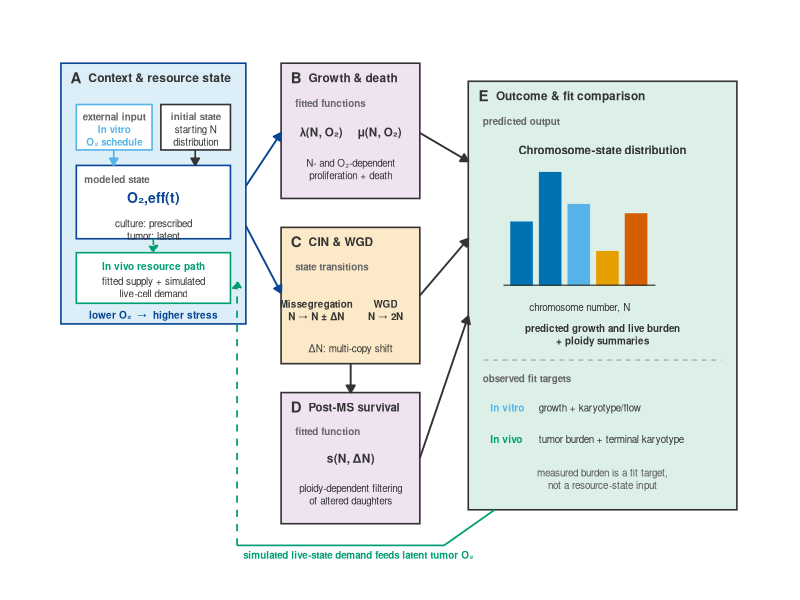
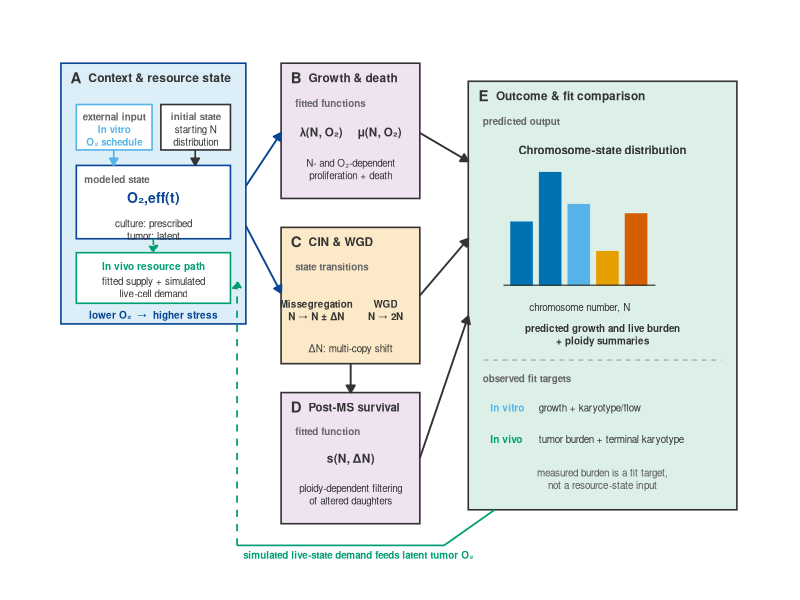
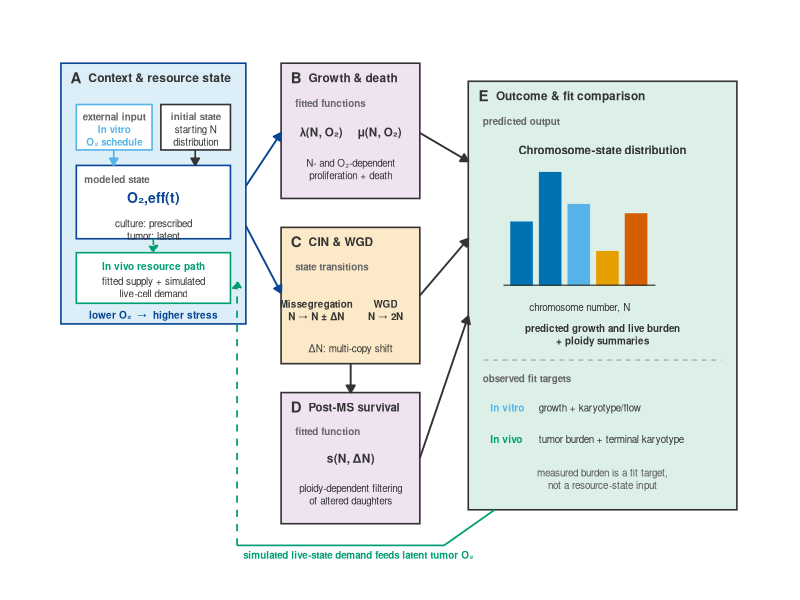
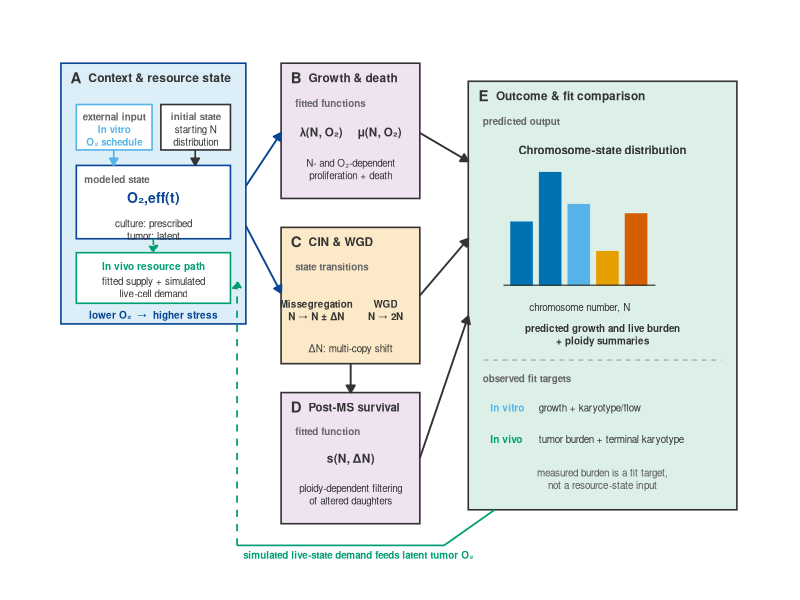
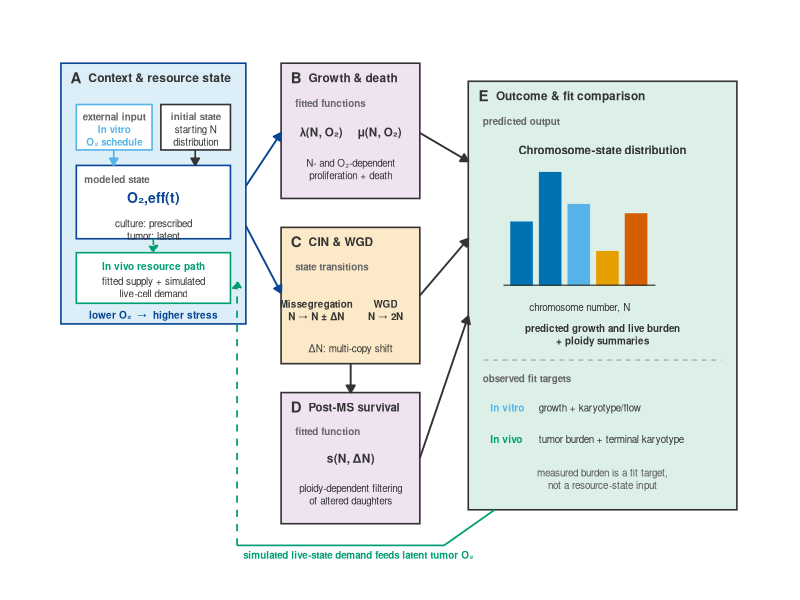
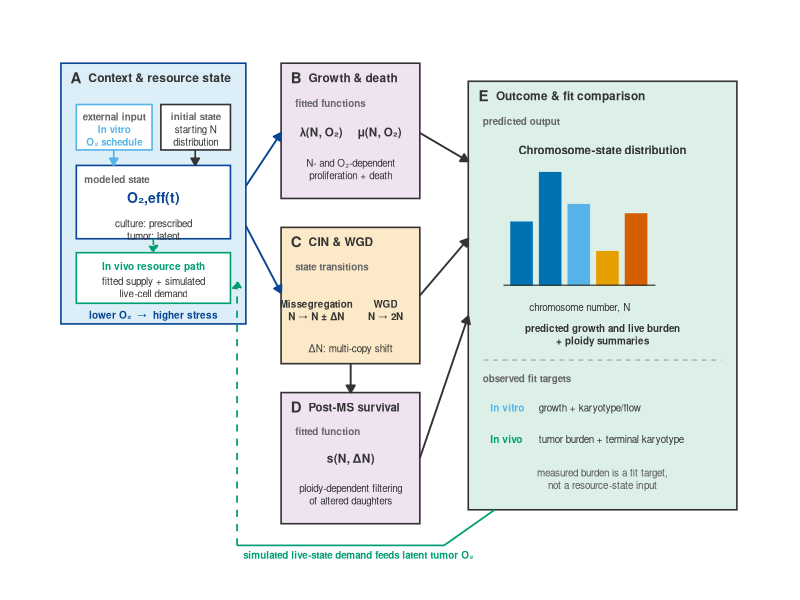

Write R code to recreate these figures, in order.
#!/usr/bin/env Rscript

suppressPackageStartupMessages({
  library(ggplot2)
})

repo_root <- Sys.getenv("MININGCLONEID_REPO_ROOT", unset = getwd())
draft_root <- file.path(
  repo_root, "agent-dev", "manuscript_work_packages",
  "ltee_hypoxia_model", "drafting"
)

dark <- "#333333"
blue <- "#0072B2"
verm <- "#D55E00"
vitro_col <- "#56B4E9"
vivo_col <- "#009E73"
o2_dark <- "#084594"
o2_light <- "#8FC5E3"

type_cols <- c(
  observed = "#F3F3F3",
  state = "#DCEEF8",
  "function" = "#EFE3F2",
  transition = "#FBE9C8",
  output = "#DDF0E8"
)

box <- function(xmin, xmax, ymin, ymax, fill, colour = dark, radius = 0.08) {
  annotate(
    "rect", xmin = xmin, xmax = xmax, ymin = ymin, ymax = ymax,
    fill = fill, colour = colour, linewidth = 0.55
  )
}

label_text <- function(x, y, text, size = 3, fontface = "plain",
                       hjust = 0.5, vjust = 0.5, colour = dark,
                       lineheight = 1.05) {
  annotate(
    "text", x = x, y = y, label = text, size = size,
    family = "sans", fontface = fontface, hjust = hjust, vjust = vjust,
    colour = colour, lineheight = lineheight
  )
}

arrow_segment <- function(x, xend, y, yend, colour = dark,
                          linetype = "solid", linewidth = 0.65) {
  annotate(
    "segment", x = x, xend = xend, y = y, yend = yend,
    colour = colour, linetype = linetype, linewidth = linewidth,
    arrow = grid::arrow(length = grid::unit(2.1, "mm"), type = "closed")
  )
}

p <- ggplot() +
  coord_cartesian(xlim = c(0, 16), ylim = c(0, 10.2), clip = "off") +
  theme_void(base_family = "sans") +
  theme(
    plot.margin = margin(8, 9, 7, 9),
    plot.background = element_rect(fill = "white", colour = NA)
  )

# A: context-specific resource input and modeled resource state
p <- p +
  box(0.30, 4.50, 4.65, 9.70, type_cols[["state"]], colour = o2_dark) +
  label_text(0.52, 9.42, "A", 3.8, "bold", hjust = 0) +
  label_text(0.92, 9.42, "Context & resource state", 3.05, "bold", hjust = 0) +
  box(0.65, 2.37, 8.02, 8.90, "white", colour = vitro_col) +
  label_text(1.51, 8.67, "external input", 2.50, "bold", colour = "#666666") +
  label_text(1.51, 8.30, "In vitro\nO\u2082 schedule", 2.50, "bold", colour = vitro_col) +
  box(2.57, 4.15, 8.02, 8.90, "white", colour = dark) +
  label_text(3.36, 8.67, "initial state", 2.50, "bold", colour = "#666666") +
  label_text(3.36, 8.30, "starting N\ndistribution", 2.50) +
  box(0.65, 4.15, 6.30, 7.72, "white", colour = o2_dark) +
  label_text(0.83, 7.45, "modeled state", 2.50, "bold", hjust = 0, colour = "#666666") +
  label_text(2.40, 7.10, "O\u2082,eff(t)", 3.55, "bold", colour = o2_dark) +
  label_text(
    2.40, 6.48,
    "culture: prescribed\ntumor: latent",
    2.50
  ) +
  box(0.65, 4.15, 5.05, 6.03, "white", colour = vivo_col) +
  label_text(2.40, 5.77, "In vivo resource path", 2.55, "bold", colour = vivo_col) +
  label_text(
    2.40, 5.36,
    "fitted supply + simulated\nlive-cell demand",
    2.50
  ) +
  label_text(
    2.40, 4.83,
    "lower O\u2082  \u2192  higher stress",
    2.55, "bold", colour = o2_dark
  ) +
  arrow_segment(1.50, 1.50, 8.02, 7.72, colour = vitro_col, linewidth = 0.55) +
  arrow_segment(3.35, 3.35, 8.02, 7.72, colour = dark, linewidth = 0.55) +
  arrow_segment(2.40, 2.40, 6.30, 6.03, colour = vivo_col, linetype = "dashed", linewidth = 0.55)

# B: chromosome-number-dependent growth and death
p <- p +
  box(5.30, 8.45, 7.08, 9.70, type_cols[["function"]]) +
  label_text(5.52, 9.42, "B", 3.8, "bold", hjust = 0) +
  label_text(5.92, 9.42, "Growth & death", 3.00, "bold", hjust = 0) +
  label_text(5.62, 8.93, "fitted functions", 2.50, "bold", hjust = 0, colour = "#666666") +
  label_text(6.88, 8.37, "\u03BB(N, O\u2082)     \u03BC(N, O\u2082)", 2.95, "bold") +
  label_text(
    6.88, 7.65,
    "N- and O\u2082-dependent\nproliferation + death",
    2.50
  ) +
  arrow_segment(4.50, 5.30, 7.32, 8.35, colour = o2_dark)

# C: stress-linked chromosome transitions
p <- p +
  box(5.30, 8.45, 3.88, 6.52, type_cols[["transition"]]) +
  label_text(5.52, 6.24, "C", 3.8, "bold", hjust = 0) +
  label_text(5.92, 6.24, "CIN & WGD", 3.00, "bold", hjust = 0) +
  label_text(5.62, 5.76, "state transitions", 2.50, "bold", hjust = 0, colour = "#666666") +
  label_text(
    6.10, 4.92,
    "Missegregation\nN \u2192 N \u00B1 \u0394N",
    2.50, "bold"
  ) +
  label_text(
    7.67, 4.92,
    "WGD\nN \u2192 2N",
    2.50, "bold"
  ) +
  label_text(
    6.88, 4.18,
    "\u0394N: multi-copy shift",
    2.50
  ) +
  arrow_segment(4.50, 5.30, 6.55, 5.25, colour = o2_dark)

# D: ploidy-dependent post-missegregation survival
p <- p +
  box(5.30, 8.45, 0.78, 3.32, type_cols[["function"]]) +
  label_text(5.52, 3.04, "D", 3.8, "bold", hjust = 0) +
  label_text(5.92, 3.04, "Post-MS survival", 2.90, "bold", hjust = 0) +
  label_text(5.62, 2.57, "fitted function", 2.50, "bold", hjust = 0, colour = "#666666") +
  label_text(6.88, 2.05, "s(N, \u0394N)", 3.00, "bold") +
  label_text(
    6.88, 1.35,
    "ploidy-dependent filtering\nof altered daughters",
    2.50
  ) +
  arrow_segment(6.88, 6.88, 3.88, 3.32, colour = dark)

# E: predicted outcome and observed fit targets
p <- p +
  box(9.55, 15.65, 1.05, 9.35, type_cols[["output"]]) +
  label_text(9.78, 9.07, "E", 3.8, "bold", hjust = 0) +
  label_text(10.18, 9.07, "Outcome & fit comparison", 3.00, "bold", hjust = 0) +
  label_text(9.88, 8.58, "predicted output", 2.50, "bold", hjust = 0, colour = "#666666") +
  label_text(
    12.60, 8.02,
    "Chromosome-state distribution",
    2.90, "bold"
  ) +
  annotate(
    "rect", xmin = 10.52, xmax = 11.00, ymin = 5.40, ymax = 6.62,
    fill = blue, colour = blue
  ) +
  annotate(
    "rect", xmin = 11.17, xmax = 11.65, ymin = 5.40, ymax = 7.58,
    fill = blue, colour = blue
  ) +
  annotate(
    "rect", xmin = 11.82, xmax = 12.30, ymin = 5.40, ymax = 6.96,
    fill = "#56B4E9", colour = "#56B4E9"
  ) +
  annotate(
    "rect", xmin = 12.47, xmax = 12.95, ymin = 5.40, ymax = 6.05,
    fill = "#E69F00", colour = "#E69F00"
  ) +
  annotate(
    "rect", xmin = 13.12, xmax = 13.60, ymin = 5.40, ymax = 6.78,
    fill = verm, colour = verm
  ) +
  annotate(
    "segment", x = 10.35, xend = 13.80, y = 5.40, yend = 5.40,
    colour = dark, linewidth = 0.42
  ) +
  label_text(12.08, 4.98, "chromosome number, N", 2.50) +
  label_text(
    12.60, 4.45,
    "predicted growth and live burden\n+ ploidy summaries",
    2.50, "bold"
  ) +
  annotate(
    "segment", x = 9.90, xend = 15.30, y = 3.95, yend = 3.95,
    colour = "#A0A0A0", linewidth = 0.40, linetype = "dashed"
  ) +
  label_text(9.88, 3.60, "observed fit targets", 2.50, "bold", hjust = 0, colour = "#666666") +
  label_text(
    10.05, 3.03,
    "In vitro",
    2.58, "bold", hjust = 0, colour = vitro_col
  ) +
  label_text(
    11.15, 3.03,
    "growth + karyotype/flow",
    2.50, hjust = 0
  ) +
  label_text(
    10.05, 2.42,
    "In vivo",
    2.58, "bold", hjust = 0, colour = vivo_col
  ) +
  label_text(
    11.15, 2.42,
    "tumor burden + terminal karyotype",
    2.50, hjust = 0
  ) +
  label_text(
    12.60, 1.65,
    "measured burden is a fit target,\nnot a resource-state input",
    2.50, colour = "#555555"
  ) +
  arrow_segment(8.45, 9.55, 8.35, 7.80, colour = dark) +
  arrow_segment(8.45, 9.55, 5.20, 6.30, colour = dark) +
  arrow_segment(8.45, 9.55, 2.05, 4.80, colour = dark)

# In-vivo resource feedback uses the simulated live population, not measured burden.
p <- p +
  annotate(
    "segment", x = 10.15, xend = 9.00, y = 1.05, yend = 0.36,
    colour = vivo_col, linewidth = 0.60
  ) +
  annotate(
    "segment", x = 9.00, xend = 4.30, y = 0.36, yend = 0.36,
    colour = vivo_col, linewidth = 0.60
  ) +
  arrow_segment(4.30, 4.30, 0.36, 5.48, colour = vivo_col, linetype = "dashed", linewidth = 0.60) +
  label_text(
    7.05, 0.18,
    "simulated live-state demand feeds latent tumor O\u2082",
    2.50, "bold", colour = vivo_col
  )

dir.create(file.path(draft_root, "initial_subpanels", "F2"), recursive = TRUE, showWarnings = FALSE)
dir.create(file.path(draft_root, "refined_subpanels"), recursive = TRUE, showWarnings = FALSE)
dir.create(file.path(draft_root, "final_figures", "recommended"), recursive = TRUE, showWarnings = FALSE)

save_plot <- function(stem) {
  ggsave(
    paste0(stem, ".png"), p, width = 7.1, height = 4.8,
    units = "in", dpi = 300, bg = "white"
  )
  ggsave(
    paste0(stem, ".pdf"), p, width = 7.1, height = 4.8,
    units = "in", device = grDevices::cairo_pdf, bg = "white"
  )
}

save_plot(file.path(draft_root, "initial_subpanels", "F2", "model_overview"))
save_plot(file.path(draft_root, "refined_subpanels", "figure2_recommended"))
save_plot(file.path(draft_root, "final_figures", "recommended", "figure2"))

message("Figure 2 draft written under: ", draft_root)
